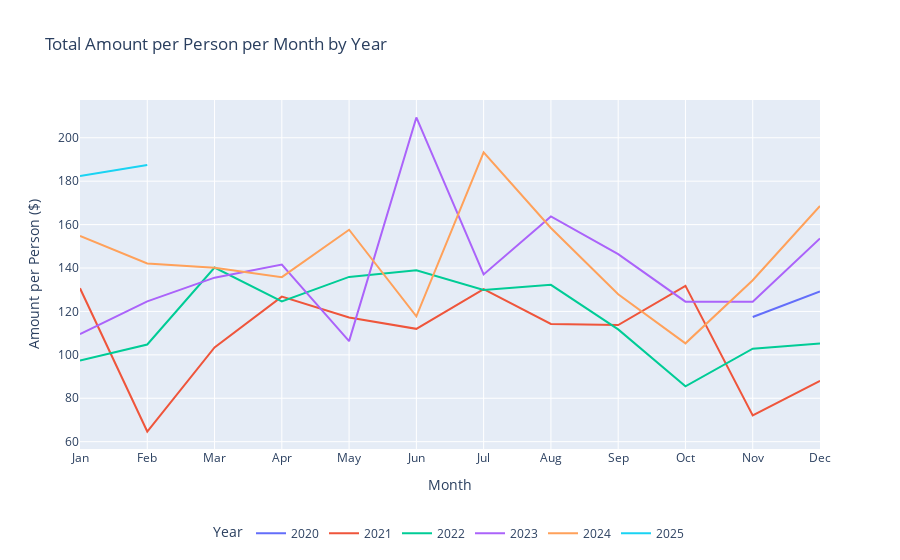

Source (notebook cell):
### Code cell
# group by Year and Month, then sum Amount
monthly_amount = df.groupby(["Year", "Month"])["Amount"].sum().reset_index()

# calculate amount per person
monthly_amount["Amount_per_person"] = monthly_amount["Amount"] / 3

# plot
fig = px.line(
    monthly_amount,
    x="Month",
    y="Amount_per_person",
    color="Year",
    title="Total Amount per Person per Month by Year",
    labels={
        "Month": "Month",
        "Amount_per_person": "Amount per Person ($)",
        "Year": "Year",
    },
)

# update x-axis to show month names
fig.update_layout(
    xaxis=dict(
        tickmode="array",
        tickvals=list(range(1, 13)),
        ticktext=[
            "Jan",
            "Feb",
            "Mar",
            "Apr",
            "May",
            "Jun",
            "Jul",
            "Aug",
            "Sep",
            "Oct",
            "Nov",
            "Dec",
        ],
    )
)

# format y-axis to show currency
fig.update_traces(hovertemplate="Month: %{x}<br>Amount per Person: $%{y:.2f}")


# legend to center bottom
fig.update_layout(
    legend=dict(
        orientation="h",
        x=0.5,
        xanchor="center",
        y=-0.2
    )
)

fig.show()

### Figure 1 — Plotly figure (JSON) as saved in the notebook; plotly's stock layout.template omitted (floating-point values rounded to 4 significant figures)
{"data": [{"hovertemplate": "Month: %{x}<br>Amount per Person: $%{y:.2f}", "legendgroup": "2020", "line": {"color": "#636efa", "dash": "solid"}, "marker": {"symbol": "circle"}, "mode": "lines", "name": "2020", "orientation": "v", "showlegend": true, "type": "scatter", "x": [11, 12], "xaxis": "x", "y": [117.4, 129.2], "yaxis": "y"}, {"hovertemplate": "Month: %{x}<br>Amount per Person: $%{y:.2f}", "legendgroup": "2021", "line": {"color": "#EF553B", "dash": "solid"}, "marker": {"symbol": "circle"}, "mode": "lines", "name": "2021", "orientation": "v", "showlegend": true, "type": "scatter", "x": [1, 2, 3, 4, 5, 6, 7, 8, 9, 10, 11, 12], "xaxis": "x", "y": [130.7, 64.67, 103.4, 126.8, 117.2, 112.0, 130.3, 114.3, 113.7, 131.8, 72.07, 88.01], "yaxis": "y"}, {"hovertemplate": "Month: %{x}<br>Amount per Person: $%{y:.2f}", "legendgroup": "2022", "line": {"color": "#00cc96", "dash": "solid"}, "marker": {"symbol": "circle"}, "mode": "lines", "name": "2022", "orientation": "v", "showlegend": true, "type": "scatter", "x": [1, 2, 3, 4, 5, 6, 7, 8, 9, 10, 11, 12], "xaxis": "x", "y": [97.41, 104.8, 140.2, 124.6, 135.9, 139.0, 129.9, 132.3, 111.7, 85.49, 102.8, 105.2], "yaxis": "y"}, {"hovertemplate": "Month: %{x}<br>Amount per Person: $%{y:.2f}", "legendgroup": "2023", "line": {"color": "#ab63fa", "dash": "solid"}, "marker": {"symbol": "circle"}, "mode": "lines", "name": "2023", "orientation": "v", "showlegend": true, "type": "scatter", "x": [1, 2, 3, 4, 5, 6, 7, 8, 9, 10, 11, 12], "xaxis": "x", "y": [109.5, 124.6, 135.5, 141.6, 106.3, 209.4, 137.1, 163.7, 146.4, 124.5, 124.4, 153.6], "yaxis": "y"}, {"hovertemplate": "Month: %{x}<br>Amount per Person: $%{y:.2f}", "legendgroup": "2024", "line": {"color": "#FFA15A", "dash": "solid"}, "marker": {"symbol": "circle"}, "mode": "lines", "name": "2024", "orientation": "v", "showlegend": true, "type": "scatter", "x": [1, 2, 3, 4, 5, 6, 7, 8, 9, 10, 11, 12], "xaxis": "x", "y": [154.8, 142.1, 140.1, 135.8, 157.6, 117.8, 193.3, 158.5, 127.9, 105.3, 134.4, 168.6], "yaxis": "y"}, {"hovertemplate": "Month: %{x}<br>Amount per Person: $%{y:.2f}", "legendgroup": "2025", "line": {"color": "#19d3f3", "dash": "solid"}, "marker": {"symbol": "circle"}, "mode": "lines", "name": "2025", "orientation": "v", "showlegend": true, "type": "scatter", "x": [1, 2], "xaxis": "x", "y": [182.4, 187.5], "yaxis": "y"}], "layout": {"legend": {"orientation": "h", "title": {"text": "Year"}, "tracegroupgap": 0, "x": 0.5, "xanchor": "center", "y": -0.2}, "title": {"text": "Total Amount per Person per Month by Year"}, "xaxis": {"anchor": "y", "domain": [0, 1], "tickmode": "array", "ticktext": ["Jan", "Feb", "Mar", "Apr", "May", "Jun", "Jul", "Aug", "Sep", "Oct", "Nov", "Dec"], "tickvals": [1, 2, 3, 4, 5, 6, 7, 8, 9, 10, 11, 12], "title": {"text": "Month"}}, "yaxis": {"anchor": "x", "domain": [0, 1], "title": {"text": "Amount per Person ($)"}}}}
